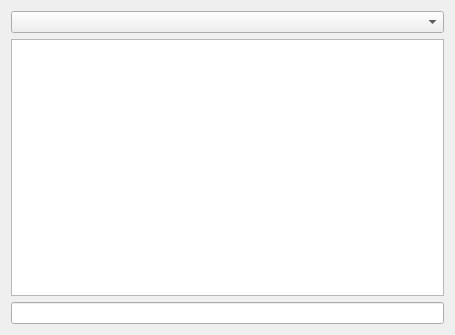
<?xml version="1.0" encoding="UTF-8"?>
<ui version="4.0">
 <class>SshShellWidget</class>
 <widget class="QWidget" name="SshShellWidget">
  <property name="geometry">
   <rect>
    <x>0</x>
    <y>0</y>
    <width>455</width>
    <height>335</height>
   </rect>
  </property>
  <property name="windowTitle">
   <string>Form</string>
  </property>
  <layout class="QVBoxLayout" name="verticalLayout">
   <item>
    <widget class="QComboBox" name="siteCmbBox"/>
   </item>
   <item>
    <widget class="QTextEdit" name="textEdit"/>
   </item>
   <item>
    <widget class="QLineEdit" name="cmdEdit"/>
   </item>
  </layout>
 </widget>
 <resources/>
 <connections/>
</ui>
